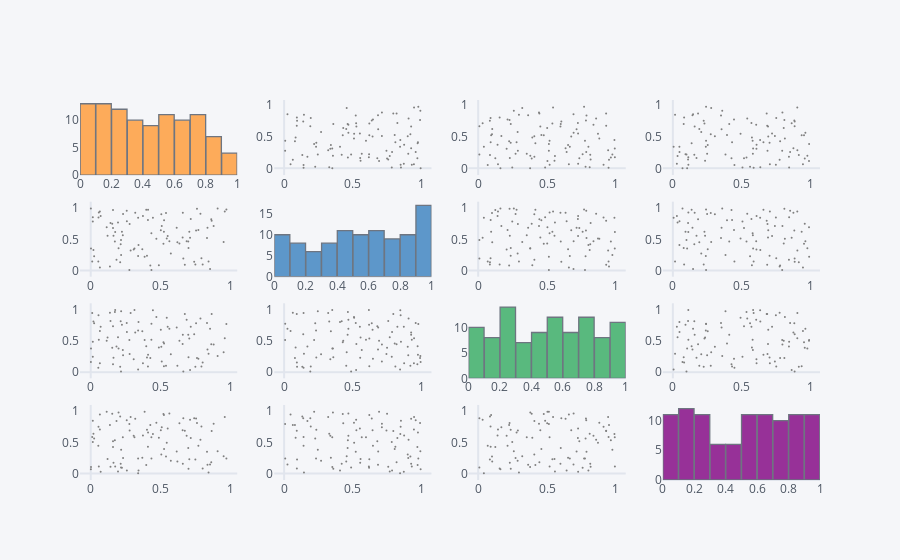

Source (notebook cell):
### Markdown cell above
### Matriz de dispersões

### Code cell
df1.scatter_matrix()
